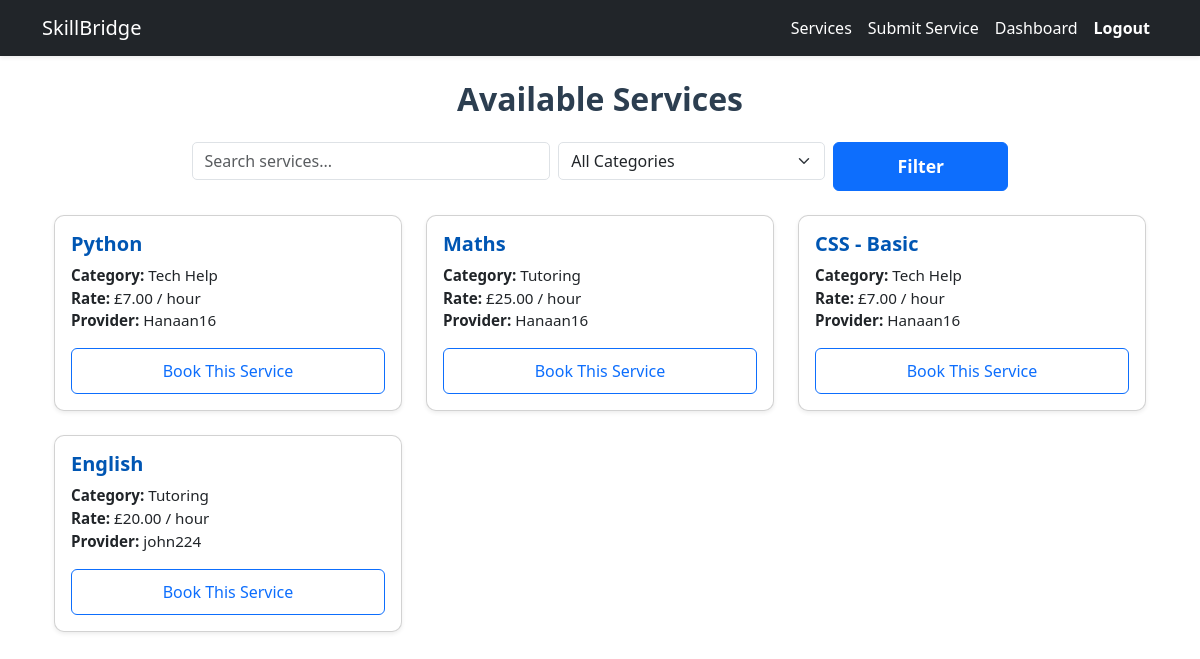
Screenshot of /services/all/ (signed in) with the database file from the repository.
### services/models.py (models this page shows, shortened)
class SkillService(models.Model):
    CATEGORY_CHOICES = [
        ('Tutoring', 'Tutoring'),
        ('Tech Help', 'Tech Help'),
        ('Sewing', 'Sewing'),
        ('Gardening', 'Gardening'),
        ('Other', 'Other'),
    ]
    provider = models.ForeignKey(User, on_delete=models.CASCADE)
    title = models.CharField(max_length=100)
    description = models.TextField()
    category = models.CharField(max_length=50, choices=CATEGORY_CHOICES)
    rate_per_hour = models.DecimalField(max_digits=6, decimal_places=2)
    is_approved = models.BooleanField(default=False)
    created_at = models.DateTimeField(auto_now_add=True)

### services/views.py (the view)
# urls.py: path('all/', service_list, name='service_list'),
def service_list(request):
    query = request.GET.get('q')
    category = request.GET.get('category')
    services = SkillService.objects.filter(is_approved=True)
    if query:
        services = services.filter(title__icontains=query)
    if category and category != 'All':
        services = services.filter(category=category)
    return render(request, 'services/service_list.html', {
        'services': services,
        'query': query or '',
        'category': category or 'All'
    })

### services/templates/services/service_list.html (shortened to what this page needs)
{% extends 'base.html' %}
{% load static %}
{% block content %}
<div class="container mt-4 service-list-page">
    <h2 class="text-center mb-4">Available Services</h2>
    <form method="get" class="row justify-content-center mb-4 g-2 filter-form">
        <div class="col-md-4">
            <input type="text" name="q" value="{{ query }}" placeholder="Search services..." class="form-control">
        </div>
        <div class="col-md-3">
            <select name="category" class="form-select">
                <option value="All" {% if category == 'All' %}selected{% endif %}>All Categories</option>
            </select>
        </div>
        <div class="col-md-2">
            <button type="submit" class="btn btn-primary w-100">Filter</button>
        </div>
    </form>
    {% if services %}
        <div class="row">
            {% for service in services %}
            <div class="col-md-6 col-lg-4 mb-4">
                <div class="card h-100 shadow-sm service-card">
                    <div class="card-body">
                        <h5 class="card-title">{{ service.title }}</h5>
                        <p class="card-text">
                            <strong>Category:</strong> {{ service.category }} <br>
                            <strong>Rate:</strong> £{{ service.rate_per_hour }} / hour <br>
                            <strong>Provider:</strong> {{ service.provider.username }}
                        </p>
                        <a href="{% url 'book_service' service.id %}" class="btn btn-outline-primary w-100">Book This Service</a>
                    </div>
                </div>
            </div>
            {% endfor %}
        </div>
    {% else %}
        <p class="text-center text-muted">No services are currently available.</p>
    {% endif %}
</div>
{% endblock %}

### services/static/css/style.css (style rules this page uses)
.card { border-radius: 8px; }
.card .btn { padding: 10px; }
.card { border-radius: 10px; }
form input, form textarea, form select { width: 100%; padding: 10px; font-size: 1rem; border-radius: 5px; border: 1px solid #ccc; }
button[type="submit"] { padding: 10px; font-weight: 600; font-size: 1.1rem; }
.service-list-page h2 { color: #2c3e50; font-weight: 600; }
.filter-form input, .filter-form select { border-radius: 5px; font-size: 1rem; }
.service-card { transition: transform 0.2s ease; }
.card-title { font-weight: 600; color: #0056b3; }
.card-text { font-size: 0.95rem; }
.btn-outline-primary { font-weight: 500; }

### rows the page displays
SkillService: title "Python", category "Tech Help", rate_per_hour "7.00", provider.username "Hanaan16"
SkillService: title "Maths", category "Tutoring", rate_per_hour "25.00", provider.username "Hanaan16"
SkillService: title "CSS - Basic", category "Tech Help", rate_per_hour "7.00", provider.username "Hanaan16"
SkillService: title "English", category "Tutoring", rate_per_hour "20.00", provider.username "john224"
